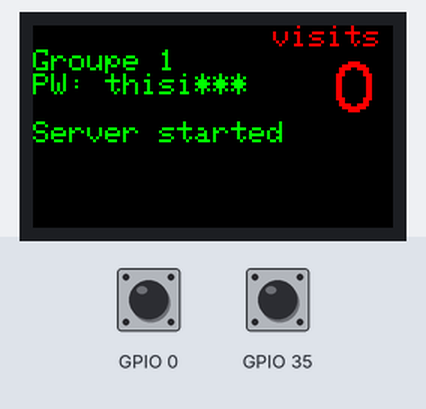
This sketch was run on a simulated ESP32. Shown: 240×135 colour display. The inputs (shaded band) are chosen by the test bench; at power-on: GPIO 0 HIGH, GPIO 35 HIGH. EEPROM starts erased; what the sketch prints to the serial monitor is not drawn. At 1.6 s the program restarts the board; the recording ends there.

Above: at 1.4 s.
1.5 s: GPIO 0 pulled LOW for 0.15 s
Timing chart, 0 to 1.6 s (numbered marks = the images above; inputs shaded):
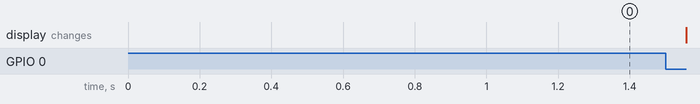

Measured:
- after the input at 1.5 s, every drawn part: stays the same

The sketch:

AP.ino
```cpp
// display
#include <TFT_eSPI.h>
#include <SPI.h>
TFT_eSPI display = TFT_eSPI(135, 240);

#include <Button2.h>
Button2 btn1(35);
Button2 btn2(0);

#include <EEPROM.h>

#include <WiFi.h>
#include <WiFiAP.h>
#include <WebServer.h>

// Wi-Fi credentials
const char *ssid = "SecPriPC";
#define number_passwords 3
String passwords[number_passwords] = { "thisisapassword", "thunderstorms", "theblackpearl" };

// Server login credentials
const char* login_username = "sppc-admin";
const char* login_password = "adianiz";

// Settings for handling authentication
const char* realm = "Login Required";
const String auth_fail_response = "Authentication Failed";

int index_password = 0;
int number_visits = 0;

WebServer server(80);

void handle_home() {
  server.send(200, "text/plain", "Welcome home! You can find a special message by logging in and going to /special");
}

void handle_login() {
  if (!server.authenticate(login_username, login_password)) {
    return server.requestAuthentication(DIGEST_AUTH, realm, auth_fail_response);
  }
  server.send(200, "text/plain", "Login OK! Go to /special");
}

void handle_special() {
  if (!server.authenticate(login_username, login_password)) {
    server.send(200, "text/plain", "You must be logged in to see the special message. Go to /login\n(Safari Browser is not supported)");
  } else {
    ++number_visits;
    String special_message = "Congratulations! The special message is: InventingPasswordsIsReallyHard. The server has booted <t> seconds ago and there have been <v> visits so far.";
    String time_elapsed = (String)(millis()/1000);
    special_message.replace("<t>", time_elapsed);
    special_message.replace("<v>", (String)number_visits);
    server.send(200, "text/plain", special_message);
    display_visits();
  }
}

void setup_server() {
  server.on("/", handle_home);
  server.on("/login", handle_login);
  server.on("/special", handle_special);
  server.begin();

  Serial.println("Server started");
  display.println("Server started");
}


void setup_WIFI() {
  Serial.println("Configuring access point...");
  WiFi.mode(WIFI_MODE_AP);
  WiFi.softAP(ssid, passwords[index_password].c_str(), 1);

  Serial.print("AP IP address: ");
  Serial.println(WiFi.softAPIP());
}

void setup_display() {
  display.init();
  display.setTextColor(TFT_GREEN, TFT_BLACK);
  display.fillScreen(TFT_BLACK);
  display.setRotation(1);
  display.setTextSize(2);
}

void setup_button() {
    btn1.setPressedHandler([](Button2 & b) {
      EEPROM.write(0, (number_passwords + index_password-1)%number_passwords);
      EEPROM.commit();
      display.println("restart");
      ESP.restart();
    });

    btn2.setPressedHandler([](Button2 & b) {
        EEPROM.write(0, (index_password+1)%number_passwords);
        EEPROM.commit();
        display.println("restart");
        ESP.restart();
    });
}

void display_visits() {
  display.setTextColor(TFT_RED, TFT_BLACK);
  display.drawString("visits", 160, 0, 1);
  display.drawString(String(number_visits), 200, 20, 4);
  display.setTextColor(TFT_GREEN, TFT_BLACK);
}

void setup() {
  setup_button();
  setup_display();

  Serial.begin(115200);
  EEPROM.begin(1);

  index_password = EEPROM.read(0) % number_passwords;
  display.println();
  display.println("Groupe " + String(index_password+1));
  display.println("PW: " + passwords[index_password].substring(0,5) + "***");
  display.println();

  display_visits();

  setup_WIFI();

  setup_server();
}

void loop() {
  btn1.loop();
  btn2.loop();

  server.handleClient();
}
```
